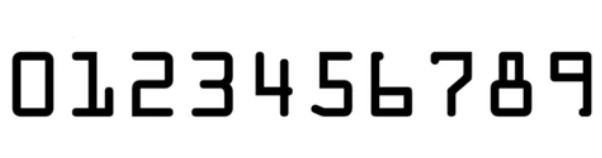
#> input picture shizhan1/images/numbers.png, 602 x 158 px
$ python ocr_template_match.py   (older library calls are emulated)
#> lines starting #> are read from the running program, lines starting #| are printed output that depends on the picture; after the words box and inside, x2 and y2 are one past the last pixel; in counts of white or black regions, pixels touching at a corner belong together
"""识别银行卡上的数字"""

# 基本方法：模板匹配
# 1. 取出外轮廓
# 2. 把数字拿出了：外接矩形
# 3. 模板匹配

import cv2
from imutils import contours
import numpy as np
import argparse


def cv_show(img, name):
    cv2.imshow(name, img)
    cv2.waitKey(0)
    cv2.destroyAllWindows()


def resize(img, width):
    # 等比例改变图像大小
    w, h = img.shape[0], img.shape[1]
    new_w = width
    new_h = int(width * h / w)  # 必须是整数
    print(new_w, new_h)
    new_img = cv2.resize(img, (new_h, new_w))
    return new_img


def sort_contours(cnts, method="left-to-right"):
    reverse = False
    i = 0

    if method == "right-to-left" or method == "bottom-to-top":
        reverse = True

    if method == "top-to-bottom" or method == "bottom-to-top":
        i = 1

    boundingBoxes = [cv2.boundingRect(c) for c in cnts]
    (cnts, boundingBoxes) = zip(*sorted(zip(cnts, boundingBoxes),
                                        key=lambda b: b[1][i], reverse=reverse))

    return (cnts, boundingBoxes)


img = cv2.imread('images/numbers.png')
#> img is the input picture: shape (158, 602, 3); min 0, max 255, mean 222.5
cv_show(img, 'img')
ref = cv2.cvtColor(img, cv2.COLOR_BGR2GRAY)
cv_show(ref, 'ref')
ref = cv2.threshold(ref, 10, 255, cv2.THRESH_BINARY_INV)[1]  # [1]：返回第二个返回值
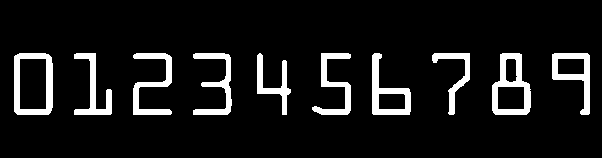
#> ref: shape (158, 602); 9% white; 10 white regions
cv_show(ref, 'ref')

# 轮廓检测
"""
:param
ref.copy:一定要是复制的图像
cv2.RETR_EXTERNAL:外轮廓
cv2.CHAIN_APPROX_SIMPLE：压缩水平方向，垂直方向，对角线方向的元素，只保留该方向的终点坐标，例如一个矩形轮廓只需4个点来保存轮廓信息

:returns
refCnts: 轮廓数组
hierarchy：每条轮廓对应的属性
"""
refCnts, hierarchy = cv2.findContours(ref.copy(), cv2.RETR_EXTERNAL, cv2.CHAIN_APPROX_SIMPLE)
#> refCnts = 10 contours; largest, box (x1, y1, x2, y2) and area: (14, 53, 53, 115) 2274, (492, 53, 531, 115) 1796, (372, 53, 411, 115) 1203, (552, 53, 590, 115) 1154, (133, 53, 172, 115) 742

cv2.drawContours(img, refCnts, -1, (0, 0, 255), 3)
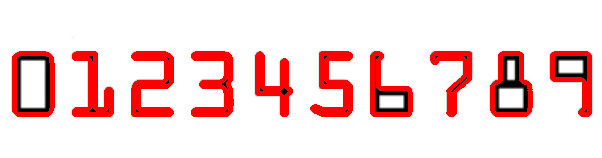
#> img: shape (158, 602, 3); 11.87% of pixels changed, all inside (x1, y1, x2, y2) = (12, 51, 592, 117)
cv_show(img, 'img')
#> (the run stopped early here; a loop or call above may not have finished)
